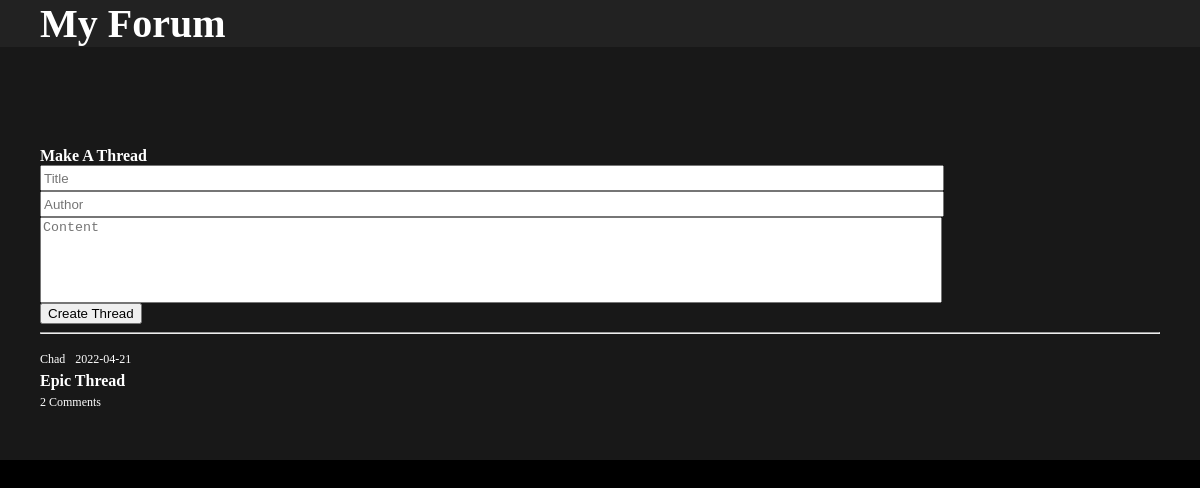
The app's page /, older data.
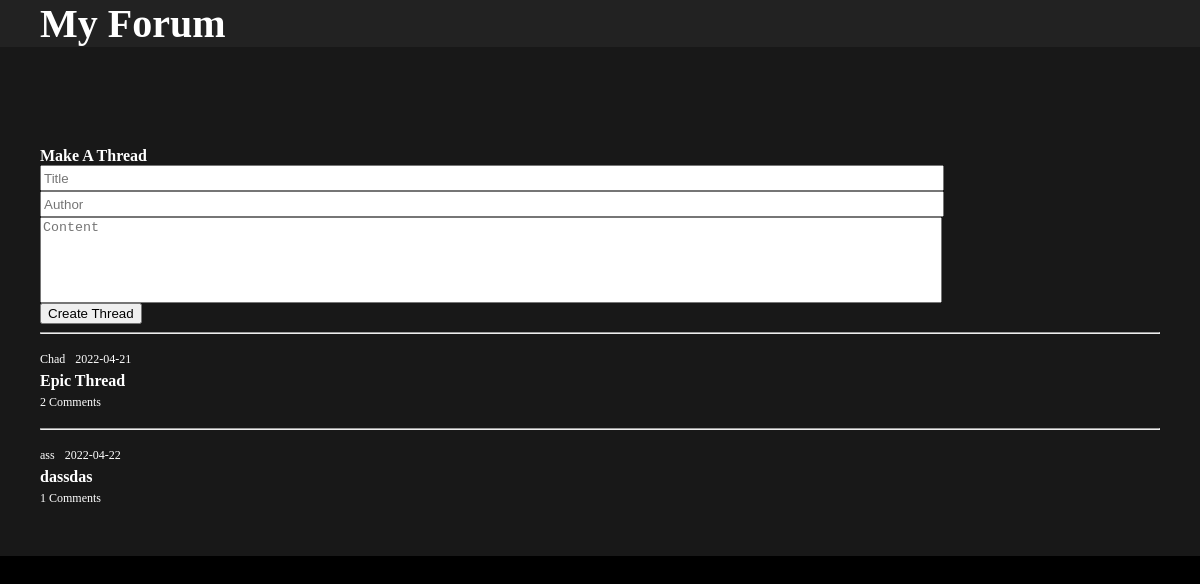
The same page, newer data.
### app.py (models this page shows, shortened)
class Thread(db.Model):
    id = db.Column(db.Integer, primary_key=True)
    title = db.Column(db.String(200), nullable=False)
    author = db.Column(db.String(200), nullable=False)
    date = db.Column(db.DateTime, default=datetime.utcnow)
    content = db.Column(db.String(200), nullable=False)
    comments = db.relationship('Comment', backref='thread', lazy=True)

### app.py (the view)
@app.route('/', methods=['POST', 'GET'])
def index():
    userIP = request.remote_addr
    moderator = False
    if userIP == "192.168.0.1":
        moderator = True
    if request.method == 'POST':
        thread_title = request.form['title']
        thread_author = request.form['author']
        thread_content = request.form['content']
        new_thread = Thread(title=thread_title,author=thread_author,content=thread_content)
        try:
            db.session.add(new_thread)
            db.session.commit()
            return redirect('/')
        except:
            return 'There was an issue adding your thread'
    else:
        threads = Thread.query.order_by(Thread.date).all()
        return render_template('index.html', threads=threads, moderator=moderator)

### templates/index.html (shortened to what this page needs)
{% extends 'base.html' %}
{% block body %}
<div class="content">
    <div class="main">
        <h4>Make A Thread</h4>
        <div class="form">
            <form action="/" method="POST">
                <input type="text" name="title" id="title" placeholder="Title">
                <input type="text" name="author" id="author" placeholder="Author">
                <textarea type="text" name="content" id="content" placeholder="Content"></textarea>
                <input type="submit" value="Create Thread" id="submit">
            </form>
        </div>
        {% if threads|length < 1 %}
        <h4 style="text-align: center">There are no threads. Create one above!</h4>
        {% else %}
            {% for thread in threads %}
            <hr>
            <div class="row">
                <a href="/thread/{{thread.id}}">
                    <div class="meta">
                        <p class="author">
                            {{thread.author}}
                        </p>
                        <p class="timestamp">
                            {{thread.date.date()}}
                        </p>
                    </div>
                    <h4 class="title">
                        {{thread.title}}
                    </h4>
                    <div class="meta">
                        <p class="comment-count">
                            {{thread.comments|length}} Comments
                        </p>
                    </div>
                </a>
            </div>
            {% endfor %}
        {% endif %}
    </div>
</div>
{% endblock %}

Row changes from the older to the newer data that the page shows:
added Thread: author "ass", date "2022-04-22", title "dassdas", comments|length "1"
